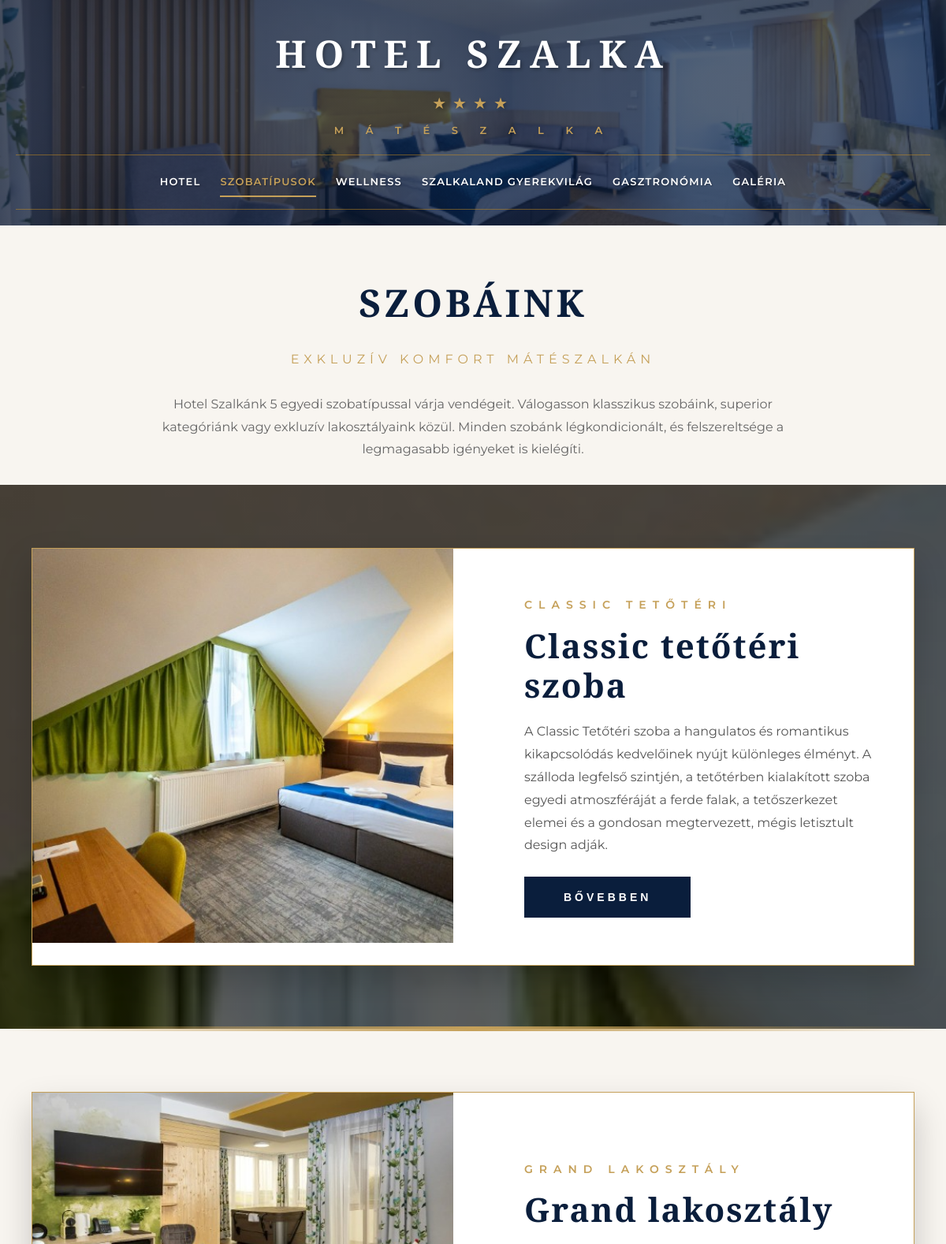
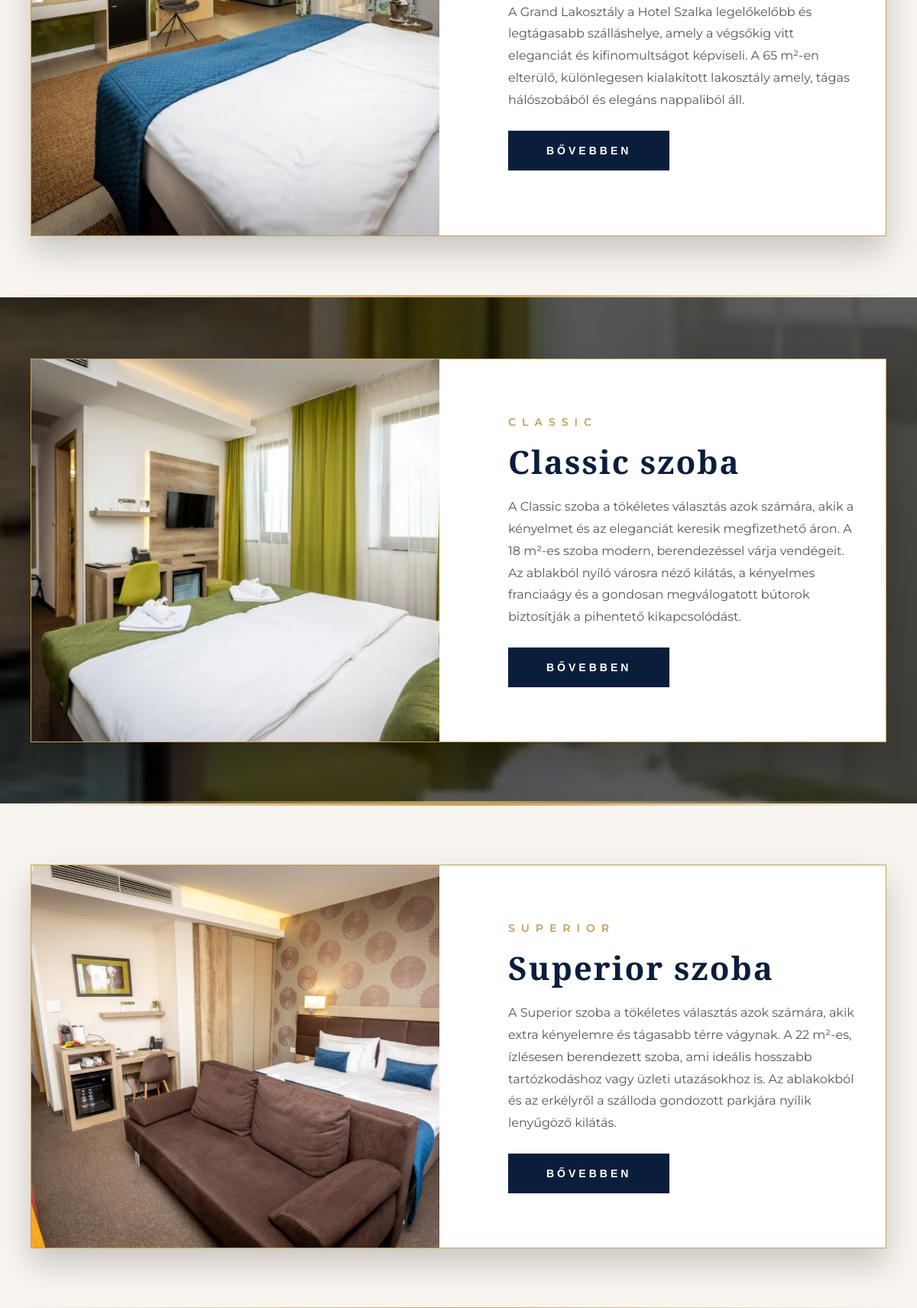
The page /rooms.php (upper part) on the database its author committed (2 pictures, top to bottom).
### tables this page shows
CREATE TABLE `room_types` (
  `id` int(11) NOT NULL,
  `type_name` varchar(100) NOT NULL,
  `description` text DEFAULT NULL,
  `detailed_description` text DEFAULT NULL,
  `base_price` int(11) NOT NULL,
  `max_guests` int(11) DEFAULT 2,
  `size_sqm` int(11) DEFAULT NULL,
  `created_at` timestamp NOT NULL DEFAULT current_timestamp()
);

### rooms.php (the view, shortened to what this page needs)
<?php
require_once 'config.php';
?>
<!DOCTYPE html>
<html lang="hu">
<head>
    <link rel="stylesheet" href="css/style.css">
    <link rel="stylesheet" href="css/rooms.css">
</head>
<body>
    <section class="hero-unified" style="min-height: auto; background-attachment: scroll;">
        <header class="main-header" style="background: linear-gradient(rgba(10, 30, 60, 0.7), rgba(10, 30, 60, 0.7)), url('img/lakosztaly1.3.png'); background-size: cover; background-position: center; background-repeat: no-repeat;">
            <div class="container">
                <div class="hotel-name">
                    <h1>HOTEL SZALKA</h1>
                    <div class="stars">★★★★</div>
                    <span class="location" id="city-gold">M Á T É S Z A L K A</span>
                </div>
                <div class="nav-wrapper">
                    <nav class="main-nav">
                        <a href="index.php">HOTEL</a>
                        <a href="rooms.php" class="active">SZOBATÍPUSOK</a>
                        <a href="wellness.php">WELLNESS</a>
                        <a href="kids.php">SZALKALAND GYEREKVILÁG</a>
                        <a href="gastronomy.php">GASZTRONÓMIA</a>
                        <a href="gallery.php">GALÉRIA</a>
                    </nav>
                </div>
            </div>
        </header>
    </section>
    <div class="room-types-header">
        <div class="container">
            <h1>SZOBÁINK</h1>
            <div class="subtitle">EXKLUZÍV KOMFORT MÁTÉSZALKÁN</div>
            <p class="description">
                Hotel Szalkánk 5 egyedi szobatípussal várja vendégeit. Válogasson klasszikus szobáink,
                superior kategóriánk vagy exkluzív lakosztályaink közül. Minden szobánk légkondicionált,
                és felszereltsége a legmagasabb igényeket is kielégíti.
            </p>
        </div>
    </div>
    <?php
    $stmt = $pdo->query("
        SELECT
            rt.*,
            (SELECT image_url FROM room_type_images WHERE room_type_id = rt.id AND is_main = 1 LIMIT 1) as main_image,
            (SELECT COUNT(*) FROM rooms WHERE room_type_id = rt.id AND status = 'available') as available_rooms
        FROM room_types rt
        ORDER BY rt.base_price
    ");
    $allRoomTypes = $stmt->fetchAll();
    $totalRoomTypes = count($allRoomTypes);
    ?>
    <?php for ($i = 0; $i < $totalRoomTypes; $i++):
        $roomType = $allRoomTypes[$i];
        $cardNumber = $i + 1;
        $mainImage = $roomType['main_image'] ?? 'https://images.unsplash.com/photo-1631049307264-da0ec9d70304?ixlib=rb-1.2.1&auto=format&fit=crop&w=1350&q=80';
        $roomsStmt = $pdo->prepare("
            SELECT * FROM rooms
            WHERE room_type_id = ?
            ORDER BY room_number
        ");
        $roomsStmt->execute([$roomType['id']]);
        $rooms = $roomsStmt->fetchAll();
        $typeDisplay = strtoupper(str_replace(' szoba', '', $roomType['type_name']));
        $hasBackgroundImage = ($cardNumber == 1 || $cardNumber == 3 || $cardNumber == 5);
    ?>
    <div class="room-types-container <?php echo $hasBackgroundImage ? 'has-bg-image' : ''; ?>"
         style="<?php
            if ($hasBackgroundImage) {
                echo "background-image: linear-gradient(rgba(0,0,0,0.4), rgba(0,0,0,0.4)), url('$mainImage'); background-attachment: fixed;";
            } else {
                echo 'background: #F8F5F0;';
            }
         ?>">
        <div class="container">
            <div class="room-type-card">
                <div class="room-type-image">
                    <img src="<?php echo $mainImage; ?>" alt="<?php echo htmlspecialchars($roomType['type_name']); ?>">
                </div>
                <div class="room-type-content">
                    <div class="room-type-category"><?php echo $typeDisplay; ?></div>
                    <h2 class="room-type-name"><?php echo htmlspecialchars($roomType['type_name']); ?></h2>
                    <p class="room-type-description">
                        <?php echo htmlspecialchars($roomType['description']); ?>
                    </p>
                    <?php if (!empty($rooms)): ?>
                        <button onclick="openRoomModal(<?php echo $rooms[0]['id']; ?>)" class="btn-bovebben">
                            BŐVEBBEN
                        </button>
                    <?php endif; ?>
                </div>
            </div>
        </div>
    </div>
    <?php endfor; ?>
    <?php include 'footer.php'; ?>
</body>
</html>

### footer.php (shortened to what this page needs)
<link rel="stylesheet" href="css/footer.css">

### css/style.css (style rules this page uses)
:root { --gold: #C5A059; --dark-blue: #0A1E3C; --light-gold: #E5D5B0; --cream: #F8F5F0; --charcoal: #2C2C2C; --white: #FFFFFF; --black: #000000; }
* { margin: 0; padding: 0; box-sizing: border-box; }
body { font-family: 'Montserrat', sans-serif; background: var(--white); color: var(--charcoal); line-height: 1.6; }
.container { max-width: 1400px; margin: 0 auto; padding: 0 20px; }
.hero-unified { position: relative; background: linear-gradient(rgba(10, 30, 60, 0.7), rgba(10, 30, 60, 0.7)), url('../img/recepcio.jpg'); background-size: cover; background-position: center; background-attachment: fixed; min-height: 100vh; display: flex; flex-direction: column; }
.hero-unified .main-header { background: transparent; }
.hero-unified .hotel-name h1, .hero-unified .hotel-name .stars, .hero-unified .hotel-name .location { color: var(--white); text-shadow: 2px 2px 4px rgba(0,0,0,0.3); }
#city-gold { color: var(--gold); }
.hero-unified .hotel-name .stars { color: var(--gold); }
.hero-unified .nav-wrapper { background: transparent; border-top: 1px solid rgba(201, 141, 30, 0.5); border-bottom: 1px solid rgba(201, 141, 30, 0.5); }
.hero-unified .main-nav a { color: var(--white); text-shadow: 1px 1px 2px rgba(0,0,0,0.3); }
.hero-unified .main-nav a:hover, .hero-unified .main-nav a.active { color: var(--gold); border-bottom: 2px solid var(--gold); }
.main-header { background: var(--white); padding: 30px 0 20px 0; }
.hotel-name { text-align: center; margin-bottom: 20px; }
.hotel-name h1 { font-family: 'Playfair Display', serif; font-size: 48px; font-weight: 900; letter-spacing: 10px; color: var(--dark-blue); margin-bottom: 8px; text-transform: uppercase; }
.hotel-name .stars { color: var(--gold); font-size: 20px; letter-spacing: 8px; margin-bottom: 8px; }
.hotel-name .location { font-size: 13px; font-weight: 600; letter-spacing: 12px; color: var(--gold); text-transform: uppercase; display: block; }
.nav-wrapper { border-top: 1px solid #E0E0E0; border-bottom: 1px solid #E0E0E0; margin-top: 20px; background: var(--white); width: 100%; overflow: visible; }
.main-nav { display: flex; justify-content: center; align-items: center; flex-direction: row; flex-wrap: wrap; gap: 20px 30px; padding: 15px 20px; margin: 0; }
.main-nav a { color: var(--charcoal); text-decoration: none; font-size: 14px; font-weight: 600; letter-spacing: 1.5px; text-transform: uppercase; transition: 0.3s; padding: 8px 0; white-space: nowrap; display: inline-block; border-bottom: 2px solid transparent; }
.main-nav a:hover, .main-nav a.active { color: var(--gold); border-bottom: 2px solid var(--gold); }
@media (max-width: 1200px) { .main-nav { gap: 15px 25px; } }
@media (max-width: 1200px) { .main-nav a { font-size: 13px; letter-spacing: 1.2px; } }

### rows shown on the page
room_types: shows a picture, type_name "CLASSIC TETŐTÉRI", type_name "Classic tetőtéri szoba", description "A Classic Tetőtéri szoba a hangulatos és romantikus kikapcsolódás kedvelőinek nyújt különleges élményt. A szálloda legfelső szintjén, a tetőtérben kialakított szoba egyedi atmoszféráját a ferde falak, a tetőszerkezet elemei és a gondosan megtervezett, mégis letisztult design adják."
room_types: shows a picture, type_name "GRAND LAKOSZTÁLY", type_name "Grand lakosztály", description "A Grand Lakosztály a Hotel Szalka legelőkelőbb és legtágasabb szálláshelye, amely a végsőkig vitt eleganciát és kifinomultságot képviseli. A 65 m²-en elterülő, különlegesen kialakított lakosztály amely, tágas hálószobából és elegáns nappaliból áll."
room_types: shows a picture, type_name "CLASSIC", type_name "Classic szoba", description "A Classic szoba a tökéletes választás azok számára, akik a kényelmet és az eleganciát keresik megfizethető áron. A 18 m²-es szoba modern, berendezéssel várja vendégeit. Az ablakból nyíló városra néző kilátás, a kényelmes franciaágy és a gondosan megválogatott bútorok biztosítják a pihentető kikapcsolódást."
room_types: shows a picture, type_name "SUPERIOR", type_name "Superior szoba", description "A Superior szoba a tökéletes választás azok számára, akik extra kényelemre és tágasabb térre vágynak. A 22 m²-es, ízlésesen berendezett szoba, ami ideális hosszabb tartózkodáshoz vagy üzleti utazásokhoz is. Az ablakokból és az erkélyről a szálloda gondozott parkjára nyílik lenyűgöző kilátás."
